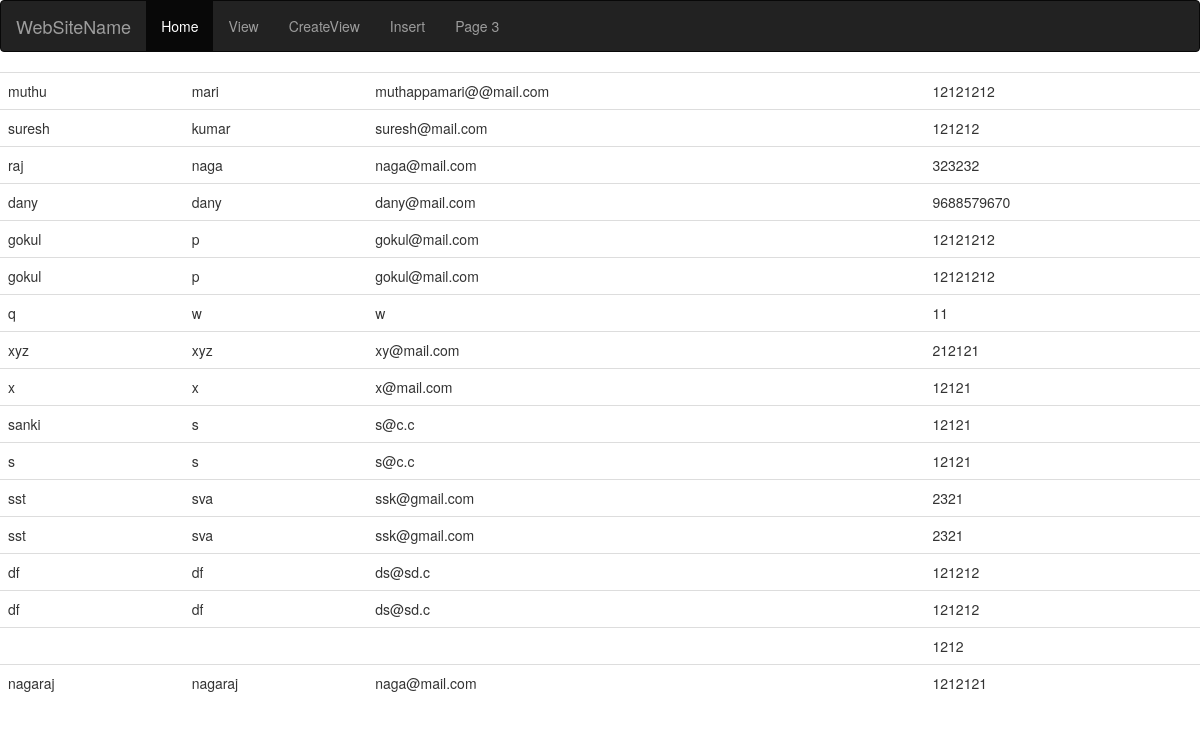
Page /page1/ on the earlier database version.
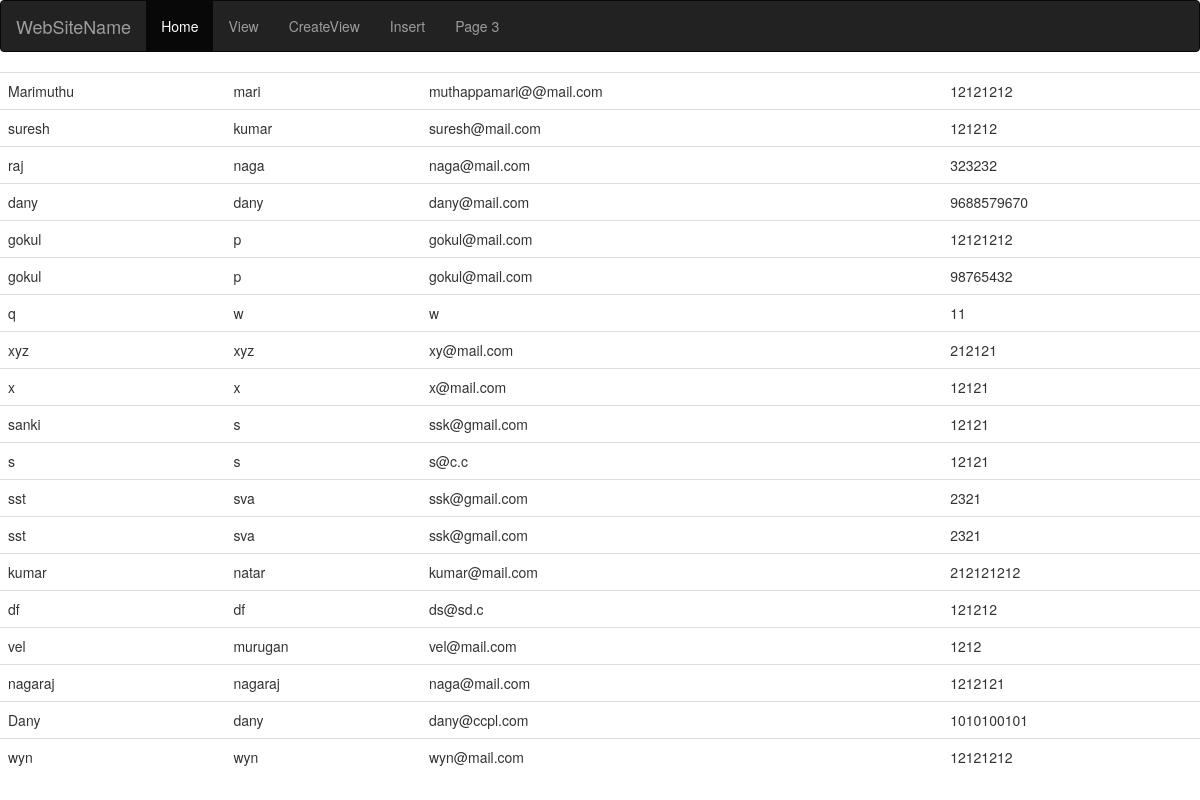
Same page on the later database version.
### personal/models.py (models this page shows)
class Employee(models.Model):
    first_name = models.CharField(max_length = 50)
    last_name = models.CharField(max_length = 50)
    mail = models.CharField(max_length = 50)
    phonenumber = models.IntegerField()
    class Meta:
        db_table = "Employee"

### personal/views.py (the view)
# urls.py: path('page1/', views.page1,name='index'),
def page1(request):
    empdet=Employee.objects.all()
    return render(request,'page1.html',{'emp':empdet})

### personal/templates/page1.html
{% extends 'base.html' %}
{% block content %}
<table class="table">
  {% for item in emp %}
  <tr>
    <td>  {{ item.first_name }}   </td>
      <td>  {{ item.last_name }}   </td>
      <td>{{ item.mail }}</td>
      <td>{{ item.phonenumber }}</td>
      </tr>
    {% endfor %}
</table>
{% endblock %}

Differences in the rows shown:
changed Employee "mari": first_name "muthu" → "Marimuthu"
changed Employee (number 6 of 19 on the later page): phonenumber "12121212" → "98765432"
changed Employee "sanki": mail "s@c.c" → "ssk@gmail.com"
changed Employee: first_name "df" → "kumar"; last_name "df" → "natar"; mail "ds@sd.c" → "kumar@mail.com"; phonenumber "121212" → "212121212"
changed Employee: first_name (not shown) → "vel"; last_name (not shown) → "murugan"; mail (not shown) → "vel@mail.com"
added Employee: first_name "Dany", last_name "dany", mail "dany@ccpl.com", phonenumber "1010100101"
added Employee: first_name "wyn", last_name "wyn", mail "wyn@mail.com", phonenumber "12121212"
